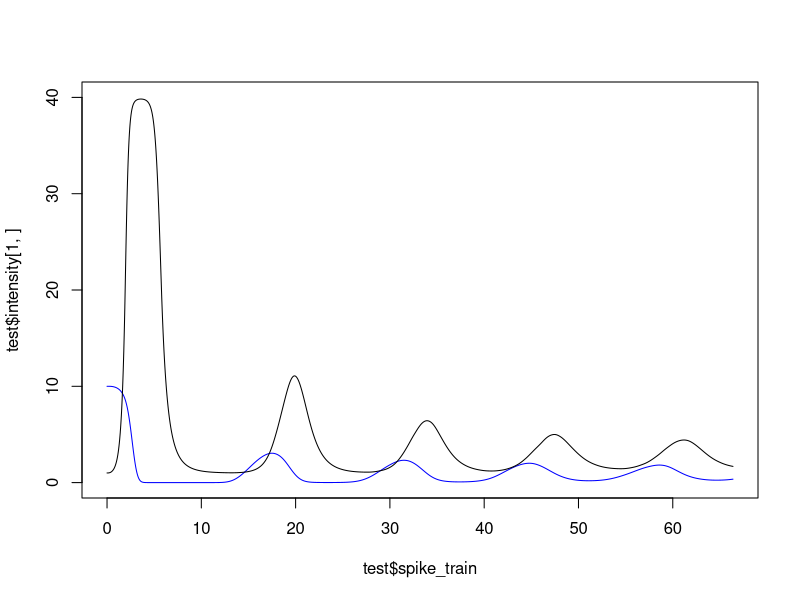
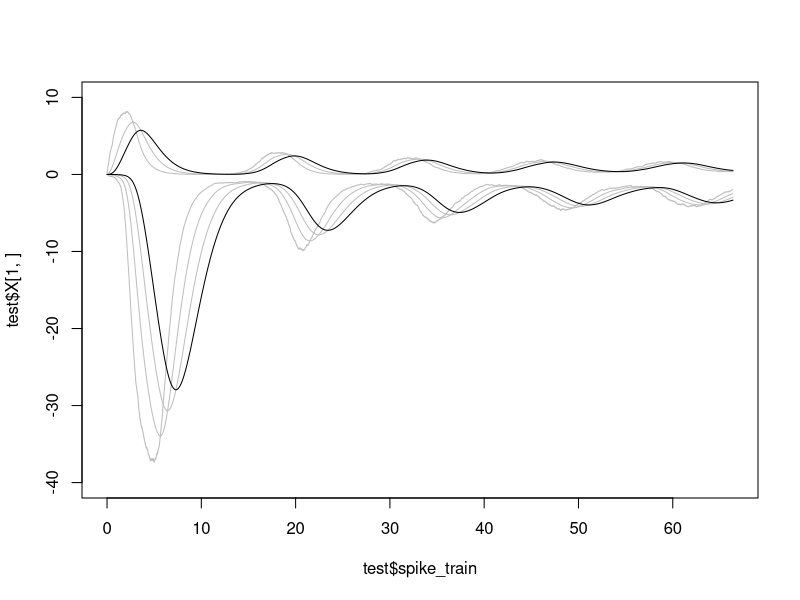

These figures' R source, in order:
library(expm)

simul_Hawkes_Erlang<-function(nb_pop, nb_neuron, intensity_function, c_vec, nu_vec = rep(1,nb_pop), eta_vec, X_init, nb_points = 10000)
{
  # The function simulates the multiclass Hawkes process model of Ditlevsen and Locherbach (2016)
  # “nb_pop" is the number of sub-populations
  # "nb_neuron" is a vector of length nb_pop. Coordinate k is the number of neurons in population k.
  # "intensity_function" is a list of length nb_pop. Each coordinate is the function that maps the potential to the intensity. We assume that the intensity functions are non decreasing
  # c, nu and eta refer to the paper Ditlevsen and Locherbach (2016). CAREFUL : eta corresponds to eta+1 in the paper.
  # "c_vec" is a vector of length nb_pop. Coordinate k is the multiplicative constant for the interaction function from population k+1 to population k. Can be positive or negative
  # "nu_vec" is a vector of length nb_pop. Coordinate k is the time constant in the exponential for the interaction function from population k+1 to population k.
  # "eta_vec" is a vector of length nb_pop. Coordinate k is the memory order for the interaction function from population k+1 to population k.
  # "X_init" is a vector of length eta_1 x eta_2 x ... x eta_n. It gives the initial condition for the potential and memory variables.
  # The simulation stops when the dominating processes have produced "nb_points" spike.
  # Output : a list of length 3
  # Let N denote the total number of spikes simulated
  # $spike_train is a vector of length N with all the spiking times
  # $type is a vector of length N with the indices of the spiking neurons
  # $intensity is a matrix "nb_pop" x N with the intensity values for each population at each spiking time
  t = 0
  X = X_init
  lambda_bound = intensity_bound(X, nb_pop, eta_vec, intensity_function)
  points = rep(0, nb_points)
  type = rep(0, nb_points)
  intensity = matrix(0, nrow = nb_pop, ncol = nb_points)
  X_in_time = matrix(0, nrow = length(X_init), ncol = nb_points)
  A = linear_ODE_matrix(nu_vec, eta_vec)
  for (i in 1:nb_points)
  {
    dominant_ISI = rexp(nb_pop, nb_neuron*lambda_bound) # For each population we have the next possible spike
    spiking_pop = which.min(dominant_ISI)
    possible_ISI = dominant_ISI[spiking_pop]
    if ( possible_ISI==0 ){break} # To get out of a possible blow-up
    t = t + possible_ISI
    new_X = expAtv(A, X, possible_ISI)$eAtv # Update of X via the flow of the ODE
    # new_X = X + possible_ISI*(A%*%X)        Take only the linear term in the exponential (this is not so bad because our time steps between two spikes are very short)
    new_lambda = intensity(X, nb_pop, eta_vec, intensity_function)
    if ( new_lambda[spiking_pop]==Inf ){break} # To get out of a possible blow-up
    test1 = rbinom(1,1,prob = new_lambda[spiking_pop]/lambda_bound[spiking_pop]) # If test = 1 then one neuron of the population emits a spike
    if (test1)
    {
      neuron_number = sample(1:(nb_neuron[spiking_pop]), 1) # the spiking neuron is uniform over the population
      if (spiking_pop == 1) {influenced_pop = nb_pop} # Get the index of the population influenced by the spike
      else {influenced_pop = spiking_pop - 1}
      X = new_X
      X[ sum(eta_vec[0:influenced_pop]) ] = X[ sum(eta_vec[0:influenced_pop]) ] + c_vec[influenced_pop]/nb_neuron[spiking_pop]
      lambda_bound = intensity_bound(X, nb_pop, eta_vec, intensity_function)
      # Store the values
      points[i] = t
      type[i] = sum(nb_neuron[0:(spiking_pop-1)]) + neuron_number # the index of the spiking neuron
      intensity[,i] = new_lambda
      X_in_time[,i] = X
    }
    else
    {
      X = new_X
      lambda_bound = intensity_bound(X, nb_pop, eta_vec, intensity_function)
    }
  }
  good_index=which(points!=0)
  return(list(spike_train = points[good_index], type = type[good_index], intensity = intensity[,good_index], X = X_in_time[,good_index]))
}


intensity <- function(X, nb_pop, eta_vec, intensity_function)
  # Output : a vector of length "nb_pop". Coordinate k is the upper-bound of the intensity in population k in case of no spike until +Inf.
  # If "potential" is positive then the bound is f("potential")
  # If "potential" is negative then the bound is f(0)
{
  value = rep(0, nb_pop)
  for (k in 1:nb_pop)
  {
    potential = X[sum(eta_vec[0:(k-1)]) + 1]
    value[k] = intensity_function[[k]](potential)
  }
  return(value)
}


intensity_bound <- function(X, nb_pop, eta_vec, intensity_function)
  # Output : a vector of length "nb_pop". Coordinate k is the upper-bound of the intensity in population k in case of no spike until +Inf.
  # If "potential" is positive then the bound is f("potential")
  # If "potential" is negative then the bound is f(0)
{
  bound = rep(0, nb_pop)
  for (k in 1:nb_pop)
  {
    potential = X[sum(eta_vec[0:(k-1)]) + 1]
    bound[k] = intensity_function[[k]]( max(potential, 0) )
  }
  return(bound)
}


linear_ODE_matrix <- function(nu_vec, eta_vec)
  # Constructs the matrix of the linear ODE from nu_vec and eta_vec
{
  dimension = sum(eta_vec)
  A = matrix(0, nrow = dimension, ncol = dimension)
  nb_pop = length(nu_vec)
  D = c()
  for (k in 1:nb_pop)
  {
    D = c(D, rep(-nu_vec[k], eta_vec[k]))
  }
  diag(A) <- D
  upper = c()
  for (k in 1:(nb_pop-1))
  {
    upper = c(upper, rep(1, eta_vec[k]-1), 0)
  }
  upper = c(upper, rep(1, eta_vec[nb_pop]-1))
  indx <- 1:(dimension-1)
  A[cbind(indx,indx+1)] <- upper
  return(A)
}


### USAGE ###
## To reproduce Figure 1 in Eva and Susane's paper
nb_pop = 2
nb_neuron = rep(100, 2)
f1 <- function(x)
{
  if (x<log(20)) {return(10*exp(x))}
  else {return( 400/(1+400*exp(-2*x)) )}
}
f2 <- function(x)
{
  if (x<log(20)) {return(exp(x))}
  else {return( 40/(1+400*exp(-2*x)) )}
}
intensity_function = list(f1,f2)
c_vec = c(-1, 1)
nu_vec = rep(1, 2)
eta_vec = c(3, 2) + 1   # In comparison with the paper of Eva and Susanne, we take eta+1 instead of eta
X_init = rep(0, sum(eta_vec))

test = simul_Hawkes_Erlang(nb_pop, nb_neuron, intensity_function, c_vec, nu_vec, eta_vec, X_init, nb_points = 100000)

plot(test$spike_train, test$intensity[1,], type='l', ylim = c(0,40), col='blue')
lines(test$spike_train, test$intensity[2,],col='black')

plot(test$spike_train, test$X[1,], type = 'n', ylim = c(-40,10))
for (i in 2:4)
{
  lines(test$spike_train, test$X[i,], col='grey')
}
lines(test$spike_train, test$X[1,])
for (i in 6:7)
{
  lines(test$spike_train, test$X[i,], col='grey')
}
lines(test$spike_train, test$X[5,])
